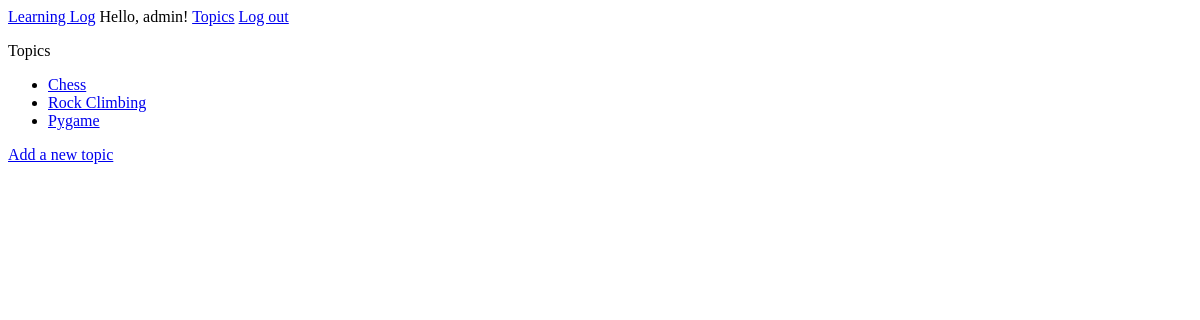
The app's page /topics (signed in), older data.
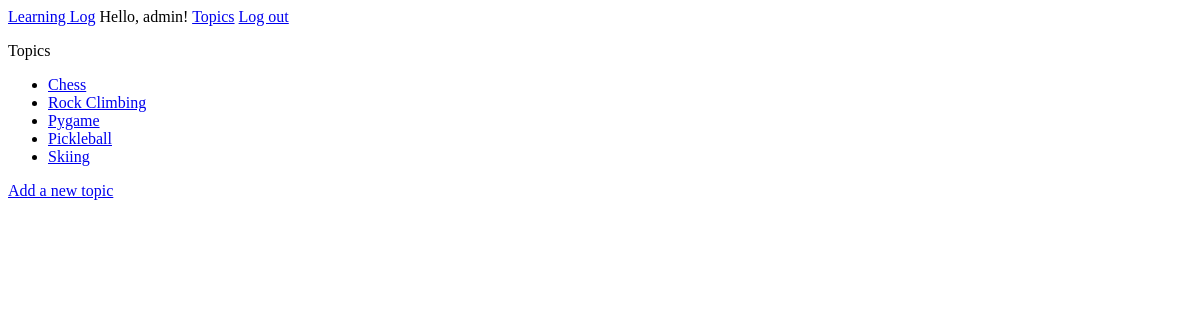
The same page, newer data.
### MainApp/models.py (models this page shows)
class Topic(models.Model):
    text = models.CharField(max_length=200)
    date_added = models.DateTimeField(auto_now_add=True)
    def __str__(self):          #what users see on their screen
        return self.text

### MainApp/views.py (the view)
# urls.py: path('topics', views.topics, name = 'topics'),
def topics(request):
    topics = Topic.objects.all().order_by('date_added')
    context = {'t_topics': topics}          #sending to the template
    return render(request, 'MainApp/topics.html', context)      #sending to the template

### MainApp/templates/mainapp/topics.html
{% extends "MainApp/base.html" %}
{% block content %}
<p>Topics</p>
<ul>
    {% for t in t_topics %}
    <li>
        <a href="{% url 'MainApp:topic' t.id %}"> {{t}} </a>
    </li>
    {% empty %}
    <li> No topics have been added yet.</li>
    {% endfor %}
</ul>
<a href="{% url 'MainApp:new_topic' %}"> Add a new topic</a>
{% endblock content %}

### MainApp/templates/mainapp/base.html
<p>
    <a href="{% url 'MainApp:index' %}">Learning Log</a>
    {% if user.is_authenticated %}
    Hello, {{user.username}}!
    <a href="{% url 'MainApp:topics' %}">Topics</a>
    <a href="{% url 'users:logout' %}">Log out</a>
    {% else %}
    <a href="{% url 'users:login' %}">Log in</a>
    {% endif %}
</p>
{% block content %}
{% endblock content %}

Row changes from the older to the newer data that the page shows:
added Topic: text "Pickleball"
added Topic: text "Skiing"
